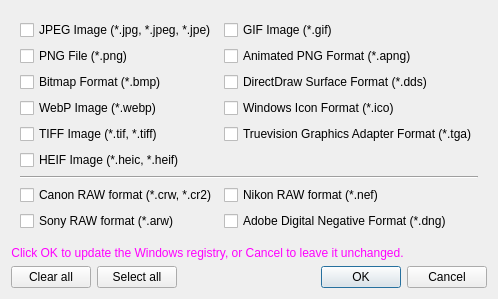
<?xml version="1.0" encoding="UTF-8"?>
<ui version="4.0">
 <class>FileAssocDialog</class>
 <widget class="QDialog" name="FileAssocDialog">
  <property name="geometry">
   <rect>
    <x>0</x>
    <y>0</y>
    <width>476</width>
    <height>242</height>
   </rect>
  </property>
  <property name="windowTitle">
   <string>Associate files with QuickViewer</string>
  </property>
  <property name="windowIcon">
   <iconset resource="../../apps/quickviewer/toolbar.qrc">
    <normaloff>:/icons/appicon</normaloff>:/icons/appicon</iconset>
  </property>
  <layout class="QVBoxLayout" name="verticalLayout">
   <item>
    <widget class="QWidget" name="widget" native="true">
     <layout class="QGridLayout" name="gridLayout">
      <item row="0" column="0">
       <widget class="QCheckBox" name="checkBoxJpeg">
        <property name="text">
         <string>JPEG Image (*.jpg, *.jpeg, *.jpe)</string>
        </property>
       </widget>
      </item>
      <item row="0" column="1">
       <widget class="QCheckBox" name="checkBoxGif">
        <property name="text">
         <string>GIF Image (*.gif)</string>
        </property>
       </widget>
      </item>
      <item row="1" column="0">
       <widget class="QCheckBox" name="checkBoxPng">
        <property name="text">
         <string>PNG File (*.png)</string>
        </property>
       </widget>
      </item>
      <item row="1" column="1">
       <widget class="QCheckBox" name="checkBoxApng">
        <property name="text">
         <string>Animated PNG Format (*.apng)</string>
        </property>
       </widget>
      </item>
      <item row="2" column="0">
       <widget class="QCheckBox" name="checkBoxBmp">
        <property name="text">
         <string>Bitmap Format (*.bmp)</string>
        </property>
       </widget>
      </item>
      <item row="2" column="1">
       <widget class="QCheckBox" name="checkBoxDds">
        <property name="text">
         <string>DirectDraw Surface Format (*.dds)</string>
        </property>
       </widget>
      </item>
      <item row="3" column="0">
       <widget class="QCheckBox" name="checkBoxWebp">
        <property name="text">
         <string>WebP Image (*.webp)</string>
        </property>
       </widget>
      </item>
      <item row="3" column="1">
       <widget class="QCheckBox" name="checkBoxIcon">
        <property name="text">
         <string>Windows Icon Format (*.ico)</string>
        </property>
       </widget>
      </item>
      <item row="4" column="0">
       <widget class="QCheckBox" name="checkBoxTiff">
        <property name="text">
         <string>TIFF Image (*.tif, *.tiff)</string>
        </property>
       </widget>
      </item>
      <item row="4" column="1">
       <widget class="QCheckBox" name="checkBoxTga">
        <property name="text">
         <string>Truevision Graphics Adapter Format (*.tga)</string>
        </property>
       </widget>
      </item>
      <item row="5" column="0">
       <widget class="QCheckBox" name="checkBoxHeif">
        <property name="text">
         <string>HEIF Image (*.heic, *.heif)</string>
        </property>
       </widget>
      </item>
      <item row="6" column="0" colspan="2">
       <widget class="Line" name="line">
        <property name="orientation">
         <enum>Qt::Horizontal</enum>
        </property>
       </widget>
      </item>
      <item row="7" column="0">
       <widget class="QCheckBox" name="checkBoxRawCanon">
        <property name="text">
         <string>Canon RAW format (*.crw, *.cr2)</string>
        </property>
       </widget>
      </item>
      <item row="7" column="1">
       <widget class="QCheckBox" name="checkBoxRawNicon">
        <property name="text">
         <string>Nikon RAW format (*.nef)</string>
        </property>
       </widget>
      </item>
      <item row="8" column="0">
       <widget class="QCheckBox" name="checkBoxRawSony">
        <property name="text">
         <string>Sony RAW format (*.arw)</string>
        </property>
       </widget>
      </item>
      <item row="8" column="1">
       <widget class="QCheckBox" name="checkBoxRawDng">
        <property name="toolTip">
         <string>Used by Ricoh, Casio, Pentax, Nokia, Leica, and others</string>
        </property>
        <property name="text">
         <string>Adobe Digital Negative Format (*.dng)</string>
        </property>
       </widget>
      </item>
     </layout>
    </widget>
   </item>
   <item>
    <widget class="QLabel" name="label">
     <property name="sizePolicy">
      <sizepolicy hsizetype="Maximum" vsizetype="Preferred">
       <horstretch>0</horstretch>
       <verstretch>0</verstretch>
      </sizepolicy>
     </property>
     <property name="palette">
      <palette>
       <active>
        <colorrole role="WindowText">
         <brush brushstyle="SolidPattern">
          <color alpha="255">
           <red>255</red>
           <green>0</green>
           <blue>255</blue>
          </color>
         </brush>
        </colorrole>
       </active>
       <inactive>
        <colorrole role="WindowText">
         <brush brushstyle="SolidPattern">
          <color alpha="255">
           <red>255</red>
           <green>0</green>
           <blue>255</blue>
          </color>
         </brush>
        </colorrole>
       </inactive>
       <disabled>
        <colorrole role="WindowText">
         <brush brushstyle="SolidPattern">
          <color alpha="255">
           <red>120</red>
           <green>120</green>
           <blue>120</blue>
          </color>
         </brush>
        </colorrole>
       </disabled>
      </palette>
     </property>
     <property name="text">
      <string>Click OK to update the Windows registry, or Cancel to leave it unchanged.</string>
     </property>
     <property name="alignment">
      <set>Qt::AlignCenter</set>
     </property>
    </widget>
   </item>
   <item>
    <layout class="QHBoxLayout" name="horizontalLayout_2">
     <item>
      <widget class="QPushButton" name="btnAllOff">
       <property name="text">
        <string extracomment="Button to turn off all check box">Clear all</string>
       </property>
      </widget>
     </item>
     <item>
      <widget class="QPushButton" name="btnAllOn">
       <property name="text">
        <string extracomment="Button to turn all check boxes on">Select all</string>
       </property>
      </widget>
     </item>
     <item>
      <widget class="QDialogButtonBox" name="buttonBox">
       <property name="orientation">
        <enum>Qt::Horizontal</enum>
       </property>
       <property name="standardButtons">
        <set>QDialogButtonBox::Cancel|QDialogButtonBox::Ok</set>
       </property>
      </widget>
     </item>
    </layout>
   </item>
  </layout>
 </widget>
 <resources>
  <include location="../../apps/quickviewer/toolbar.qrc"/>
 </resources>
 <connections>
  <connection>
   <sender>buttonBox</sender>
   <signal>accepted()</signal>
   <receiver>FileAssocDialog</receiver>
   <slot>handleButtonBoxAccepted()</slot>
   <hints>
    <hint type="sourcelabel">
     <x>248</x>
     <y>254</y>
    </hint>
    <hint type="destinationlabel">
     <x>157</x>
     <y>274</y>
    </hint>
   </hints>
  </connection>
  <connection>
   <sender>buttonBox</sender>
   <signal>rejected()</signal>
   <receiver>FileAssocDialog</receiver>
   <slot>reject()</slot>
   <hints>
    <hint type="sourcelabel">
     <x>316</x>
     <y>260</y>
    </hint>
    <hint type="destinationlabel">
     <x>286</x>
     <y>274</y>
    </hint>
   </hints>
  </connection>
  <connection>
   <sender>btnAllOff</sender>
   <signal>clicked()</signal>
   <receiver>FileAssocDialog</receiver>
   <slot>handleAllOffButtonClicked()</slot>
   <hints>
    <hint type="sourcelabel">
     <x>152</x>
     <y>228</y>
    </hint>
    <hint type="destinationlabel">
     <x>232</x>
     <y>130</y>
    </hint>
   </hints>
  </connection>
  <connection>
   <sender>btnAllOn</sender>
   <signal>clicked()</signal>
   <receiver>FileAssocDialog</receiver>
   <slot>handleAllOnButtonClicked()</slot>
   <hints>
    <hint type="sourcelabel">
     <x>54</x>
     <y>228</y>
    </hint>
    <hint type="destinationlabel">
     <x>232</x>
     <y>130</y>
    </hint>
   </hints>
  </connection>
 </connections>
 <slots>
  <signal>closed()</signal>
  <slot>handleAllOnButtonClicked()</slot>
  <slot>handleAllOffButtonClicked()</slot>
  <slot>handleButtonBoxAccepted()</slot>
 </slots>
</ui>
